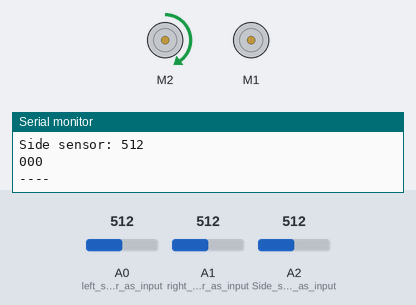
Simulated run of this sketch. Board: Arduino Uno, built with avr-gcc and run on an emulated ATmega328P. Parts: 2 × DC motor (green arrow = forward, orange = backward, longer = faster), the last lines printed to the serial monitor. The test bench sets the inputs (shaded band); at power-on: A0 (left_sensor_as_input) = 512, A2 (Side_sensor_as_input) = 512, A1 (right_sensor_as_input) = 512.

Above: at 1.2 s.
1.3 s: A0 (left_sensor_as_input) set to 685
4.3 s: A0 (left_sensor_as_input) set to 708
At 4.7 s:
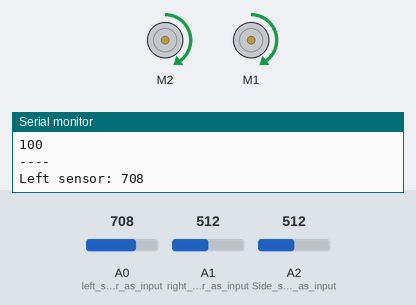
5.8 s: A2 (Side_sensor_as_input) set to 684
8.8 s: A2 (Side_sensor_as_input) set to 712
At 9.9 s:
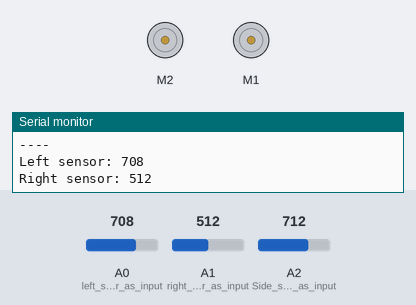
10.3 s: A1 (right_sensor_as_input) set to 987
11.8 s: A1 (right_sensor_as_input) set to 1008
Timing chart, 0 to 14.3 s (numbered marks = the images above; inputs shaded):
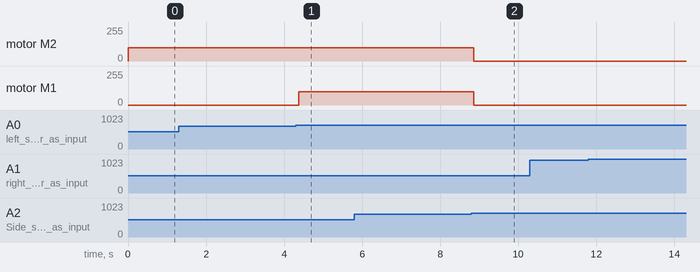

The sketch:

Line_follow_test_working.ino
```cpp
/*------ Arduino Line Follower Code----- */
/*-------definning Inputs------*/
#include <Wire.h>
#include <Adafruit_MotorShield.h>
Adafruit_MotorShield AFMS = Adafruit_MotorShield();
Adafruit_DCMotor *motorL = AFMS.getMotor(1);
Adafruit_DCMotor *motorR = AFMS.getMotor(2);

//change motor voltage

/*-------definning Outputs------*/
#define LM1 3       // left motor //(only 2 motors)
#define RM1 4       // right motor


//Variables
bool sensor_l;      // 1 = white, 0 = black
bool sensor_r;
bool sensor_s;      // side sensors (3rd one, at the right of AGV)
bool speed_L;       // 1 = faster, 0 = slower
bool speed_R;


//Parameters
int tol = 700;          //Boundary between black/white
uint8_t v = 100;        //Motor speed during line following
uint8_t v_mov = 128;    //Motor speed during rotation
double ang2t = 20;      //time taken to rotate one degree(20.37)
double dis2t = 100;     //time taken to move one cm

//-------------Functions------------//

//Update motor speed
void motor_L(int speed){
  if (speed != speed_L){
    //motorL->run( (speed>=0) ? FORWARD : BACKWARD );
    if (speed>=0){
      motorL->run(FORWARD);
    } else {
      motorL->run(BACKWARD);
    }
    motorL->setSpeed(speed);
    speed_L = speed;
  }
}

void motor_R(int speed){
  if (speed != speed_R){
    //motorR->run( (speed>=0) ? FORWARD : BACKWARD );
    if (speed>=0){
      motorR->run(FORWARD);
    } else {
      motorR->run(BACKWARD);
    }
    motorR->setSpeed(speed);
    speed_R = speed;
  }
}

//Rotate robot x degrees clockwise
void rotate(double angle){
  motor_L(v_mov);
  motor_R(-v_mov);
  delay(angle*ang2t);
  motor_L(0);
  motor_R(0);
}

//Move robot x cm forward
void forward(double dist){
  motor_L((dist>=0) ? v_mov : -v_mov);
  motor_R((dist>=0) ? v_mov : -v_mov);
  delay(dist*dis2t);
  motor_L(0);
  motor_R(0);
}


//Setup and loop
void setup()
{
  Serial.begin(9600);
  pinMode(A0, INPUT); //left sensor as input
  pinMode(A1, INPUT); //right sensor as input
  pinMode(A2, INPUT); //Side sensor as input
  AFMS.begin();
}

void loop()
{
  //Print readings from sensors
  Serial.print("Left sensor: ");
  Serial.println(analogRead(A0));
  Serial.print("Right sensor: ");
  Serial.println(analogRead(A1));
  Serial.print("Side sensor: ");
  Serial.println(analogRead(A2));


  //Sensor reading to bool
  sensor_l = (analogRead(A0)>tol) ? 1 : 0;
  sensor_r = (analogRead(A1)>tol) ? 1 : 0;
  sensor_s = (analogRead(A2)>tol) ? 1 : 0;

  Serial.print(sensor_l);
  Serial.print(sensor_r);
  Serial.println(sensor_s);
  Serial.println("----");

  //Determine motor speeds using boolean logic
  speed_L = sensor_l || sensor_r;
  speed_R = ! sensor_r;

  //Set left motor speed
  if(speed_L){
      motor_L(v);
  } else {
      motor_L(0);
  }

  //Set right motor speed
  if(speed_R){
      motor_R(v);
  } else {
      motor_R(0);
  }

  //If at end point
  if(sensor_s){
    motor_L(0);
    motor_R(0);

    //Turn around
    //forward(5);
    //rotate(180);
    //forward(7);

  }
  //Delay till next loop
  delay(100);
}
```

Measured:
- the behaviour switches between 700 and 701 on A0 (left_sensor_as_input) (found by bisection; images 0 and 1)
- the behaviour switches between 700 and 701 on A2 (Side_sensor_as_input) (found by bisection; images 1 and 2)
- after the input at 4.3 s, motor M1: stopped → forward 100/255 after 0.08 s
- after the input at 8.8 s, motor M2, motor M1: forward 100/255 → stopped after 0.06 s
